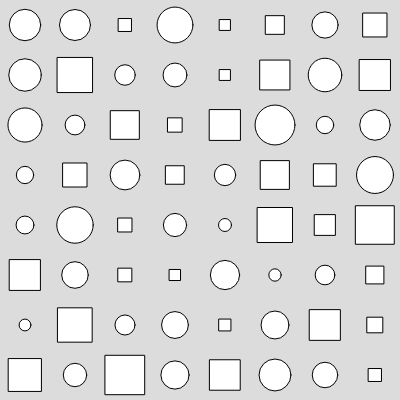
Frame 1 (no input)
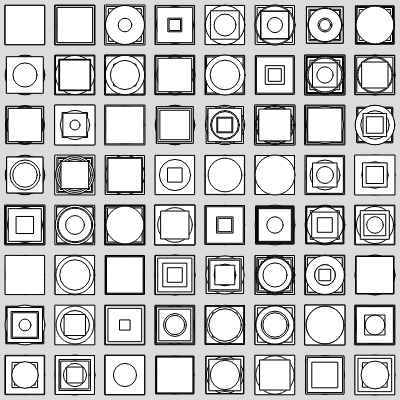
Frame 60 (no input)
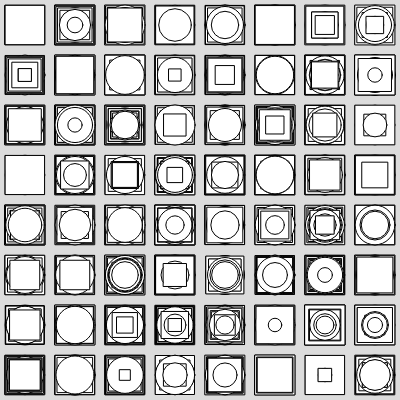
Frame 120 (the mouse pressed at the canvas centre since frame 60)

The p5.js sketch that drew these frames (run headless with seeded random() and noise() and a simulated clock; from frame 60 on, the mouse is pressed at the canvas centre):

// p5.js sketch
// ── sketch.js
let x;
let i;
let size = 20;

function setup() {
  createCanvas(400, 400);
  background(220);
  // frameRate(5);
  rectMode(CENTER);
}

function draw() {
  // background(220);
  for (x=25; x< width; x += 50) {
    for (y=25; y < height; y += 50) {
      size = random(10, 40);
      shape = random(0, 1);
      if (shape < 0.5) {
        ellipse(x, y, size, size);
      } else {
        rect(x, y, size, size);
      }
    }
  }
}
